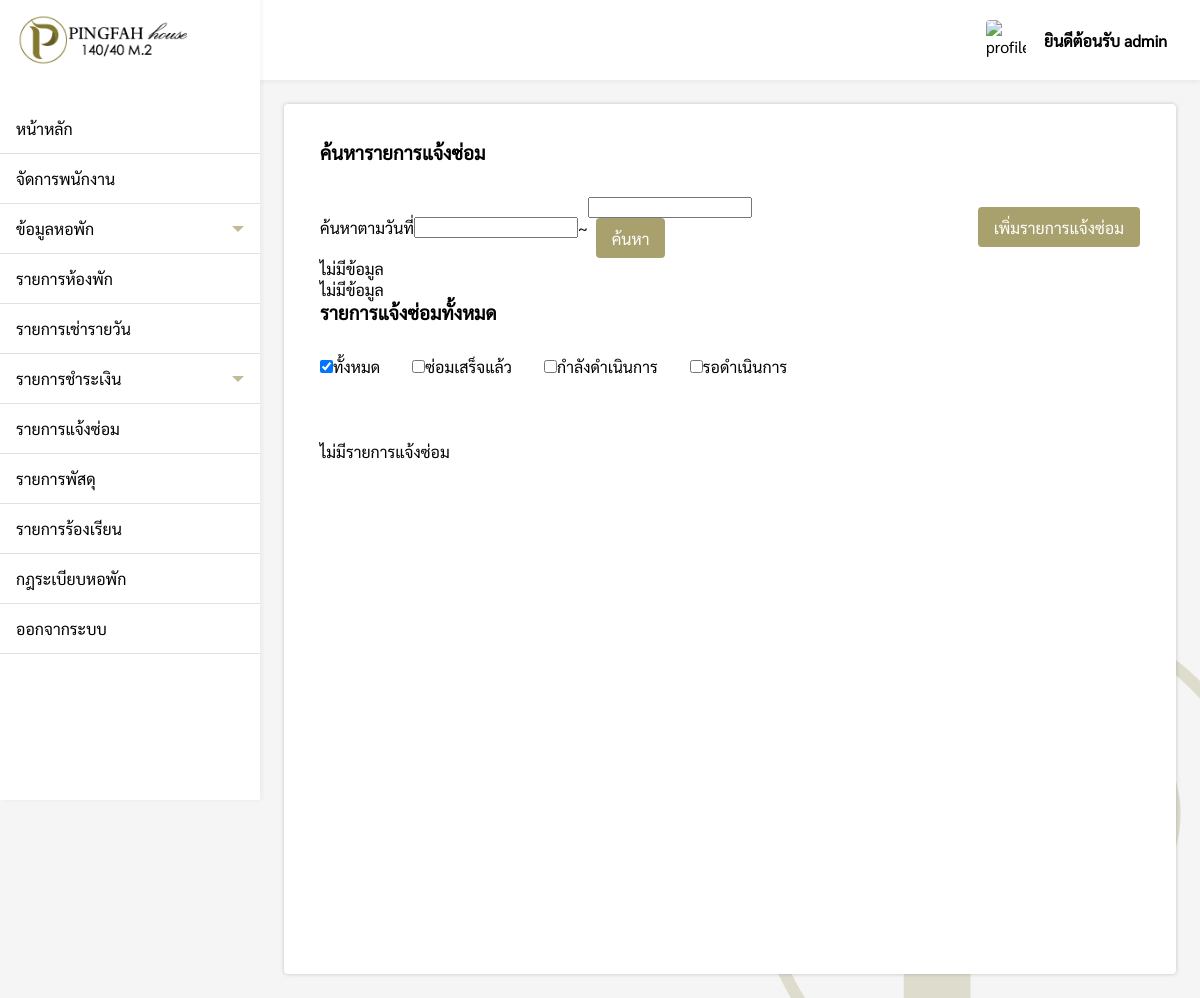
The page /pages/admin/repair/index.php (signed in) on the database as committed earlier.
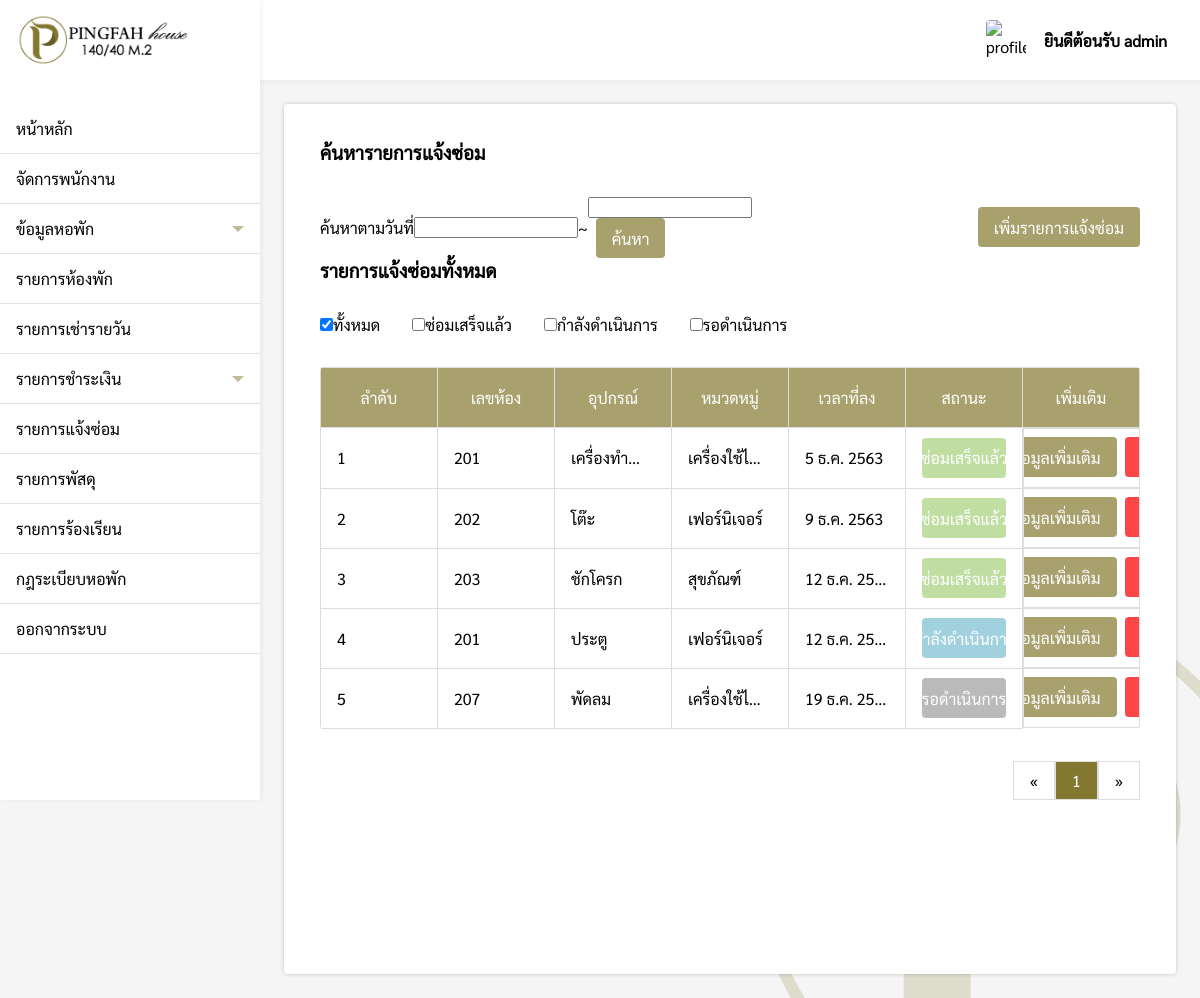
The same page on the database as committed later.
### tables this page shows
CREATE TABLE `repair` (
  `repair_id` int(11) NOT NULL,
  `room_id` varchar(200) NOT NULL,
  `repair_appliance` varchar(200) NOT NULL,
  `repair_category` varchar(200) NOT NULL,
  `repair_detail` varchar(200) NOT NULL,
  `repair_date` varchar(200) NOT NULL,
  `repair_successdate` varchar(200) DEFAULT NULL,
  `repair_status` varchar(200) NOT NULL,
  `repair_income` float(100,2) DEFAULT NULL,
  `repair_expenses` float(100,2) DEFAULT NULL
);

### pages/admin/repair/index.php (the view, shortened to what the changed rows need)
<?php
if($_SESSION['level'] == 'admin'){
    include('../../connection.php');
    include('../../../components/sidebar.php');
    $from = @$_REQUEST['from'];
    $to = @$_REQUEST['to'];
    $check = @$_REQUEST['Status'];
    function DateThai($strDate)
    {
        $strYear = date("Y",strtotime($strDate))+543;
        $strMonth= date("n",strtotime($strDate));
        $strDay= date("j",strtotime($strDate));
        $strMonthCut = Array("","ม.ค.","ก.พ.","มี.ค.","เม.ย.","พ.ค.","มิ.ย.","ก.ค.","ส.ค.","ก.ย.","ต.ค.","พ.ย.","ธ.ค.");
        $strMonthThai=$strMonthCut[$strMonth];
        return "$strDay $strMonthThai $strYear";
    }
    if(isset($from) && isset($to)){
        $query_data = "SELECT repair_category, COUNT(repair_category) as total_cate FROM repair WHERE (repair_date BETWEEN '$from' AND '$to') GROUP BY repair_category";
        $query_data2 = "SELECT repair_status, COUNT(repair_status) as total_cate_status FROM repair WHERE (repair_date BETWEEN '$from' AND '$to') GROUP BY repair_status";
    }else{
        $query_data = "SELECT repair_category, COUNT(repair_category) as total_cate FROM repair GROUP BY repair_category";
        $query_data2 = "SELECT repair_status, COUNT(repair_status) as total_cate_status FROM repair GROUP BY repair_status";
    }
    $result = mysqli_query($conn, $query_data);
    $result2 = mysqli_query($conn, $query_data2);
    $datax = array();
    $datax2 = array();
    foreach ($result as $k) {
        $datax[] = "['".$k['repair_category']."'".", ".$k['total_cate']."]";
    }
    foreach ($result2 as $l) {
        $datax2[] = "['".$l['repair_status']."'".", ".$l['total_cate_status']."]";
    }
    $datax = implode(",", $datax);
    $datax2 = implode(",", $datax2);
?>
<!DOCTYPE html>
<html lang="en">
<head>
    <link rel="stylesheet" href="../../../css/repair.css">
    <link rel="stylesheet" href="../../../css/my-style.css">
</head>
<body>
    <div class="box">
        <div style="padding:24px;">
            <div class="repair-box">
                <div>
                    <div class="card">
                        <div class="sub-grid">
                            <?php
                            if(strlen($datax) != 0){
                            ?>
                            <div id="piechart" class="chart"></div>
                            <?php
                            }else{
                                 echo "<p style='margin:auto;'>ไม่มีข้อมูล</p>";
                            }
                            ?>
                            <?php
                            if(strlen($datax2) != 0){
                            ?>
                            <div id="piechart2" class="chart"></div>
                            <?php
                            }else{
                                 echo "<p style='margin:auto;'>ไม่มีข้อมูล</p>";
                            }
                            ?>
                        </div>
                    </div>
                    <h3>รายการแจ้งซ่อมทั้งหมด</h3>
                    <div style="display:flex;align-items:center;">
                        <div style="padding:32px 16px 32px 0;display:flex;">
                        </div>
                        <div style="padding:32px 16px;display:flex;">
                        </div>
                        <div style="padding:32px 16px;display:flex;">
                        </div>
                        <div style="padding:32px 16px;display:flex;">
                        </div>
                    </div>
                    <?php
                    $perpage = 5;
                    if(isset($_GET['page'])){
                        $page = $_GET['page'];
                    }else{
                        $page = 1;
                    }
                    $start = ($page - 1) * $perpage;
                    $num = $start + 1;
                    if(isset($from) && isset($to) && !isset($check)){
                        $sql = "SELECT * FROM repair WHERE (repair_date BETWEEN '$from' AND '$to') ORDER BY repair_date";
                    }else{
                        $sql = "SELECT * FROM repair ORDER BY repair_date LIMIT {$start} , {$perpage} ";
                    }
                        $result = $conn->query($sql);
                        if ($result->num_rows > 0) {
                ?>
                    <table>
                        <tr>
                            <th>ลำดับ</th>
                            <th>เลขห้อง</th>
                            <th>อุปกรณ์</th>
                            <th>หมวดหมู่</th>
                            <th>เวลาที่ลง</th>
                            <th>สถานะ</th>
                            <th>เพิ่มเติม</th>
                        </tr>
                        <?php while($row = $result->fetch_assoc()){ ?>
                        <tr>
                            <td><?php echo $num; ?></td>
                            <td><?php echo $row['room_id']; ?></td>
                            <td><?php echo $row['repair_appliance']; ?></td>
                            <td><?php echo $row['repair_category']; ?></td>
                            <td><?php echo DateThai($row['repair_date']); ?></td>
                            <td>
                                <?php
                                if($row['repair_status'] == 'รอดำเนินการ'){
                            ?>
                                <div class="pending-status">
                                    <p><?php echo $row['repair_status']; ?></p>
                                </div>
                                <?php
                                }else if($row['repair_status'] == 'กำลังดำเนินการ'){
                            ?>
                                <div class="inprogress-status">
                                    <p><?php echo $row['repair_status']; ?></p>
                                </div>
                                <?php
                                }else if($row['repair_status'] == 'ซ่อมเสร็จแล้ว'){
                            ?>
                                <div class="success-status">
                                    <p><?php echo $row['repair_status']; ?></p>
                                </div>
                                <?php
                                }else{
                                    echo "error!";
                                }
                            ?>
                            </td>
                            <td class="flex-more">
                                <div>
                                    <a href="repairDetail.php?repair_id=<?php echo $row['repair_id'];?>"><button>ดูข้อมูลเพิ่มเติม</button></a>
                                </div>
                                <div>
                                    <button class="del-btn" onclick="repair_del(<?php echo $row['repair_id']; ?>)">ลบ</button>
                                </div>
                            </td>
                        </tr>
                        <?php $num++; } ?>
                    </table>
                    <?php
                    $sql2 = "SELECT * FROM repair";
                    $query2 = mysqli_query($conn, $sql2);
                    $total_record = mysqli_num_rows($query2);
                    $total_page = ceil($total_record / $perpage);
                    ?>
                    <div style="display:flex;justify-content:flex-end">
                        <div class="pagination">
                            <?php
                        if(isset($from) && isset($to) && !isset($check)){
                        ?>
                            <a href="index.php?from=<?php echo $from; ?>&to=<?php echo $to; ?>&page=1">&laquo;</a>
                            <?php for($i=1;$i<=$total_page;$i++){ ?>
                            <a href="index.php?from=<?php echo $from; ?>&to=<?php echo $to; ?>&page=<?php echo $i; ?>"
                                <?php if($page == $i){ echo "style='background-color: rgb(131, 120, 47, 1);color:#fff;'"; }?>><?php echo $i; ?></a>
                            <?php } ?>
                            <a
                                href="index.php?from=<?php echo $from; ?>&to=<?php echo $to; ?>&page=<?php echo $total_page; ?>">&raquo;</a>
                            <?php
                        }else{
                        ?>
                            <a href="index.php?page=1">&laquo;</a>
                            <?php for($i=1;$i<=$total_page;$i++){ ?>
                            <a href="index.php?page=<?php echo $i; ?>"
                                <?php if($page == $i){ echo "style='background-color: rgb(131, 120, 47, 1);color:#fff;'"; }?>><?php echo $i; ?></a>
                            <?php } ?>
                            <a href="index.php?page=<?php echo $total_page; ?>">&raquo;</a>
                            <?php } ?>
                        </div>
                    </div>
                    <?php
                }else{
                    echo "<div style='margin:32px 0'>ไม่มีรายการแจ้งซ่อม</div>";
                }
                ?>
                </div>
            </div>
        </div>
    </div>
</body>
</html>
<?php
}else{
    Header("Location: ../../login.php");
}
?>

Rows that differ between the two databases and show on the page:
added repair: room "201", repair_appliance "เครื่องทำ…", repair_category "เครื่องใช้ไฟ…", repair_date "5 ธ.ค. 2563", repair_status "ซ่อมเสร็จแล้ว"
added repair: room "202", repair_appliance "โต๊ะ", repair_category "เฟอร์นิเจอร์", repair_date "9 ธ.ค. 2563", repair_status "ซ่อมเสร็จแล้ว"
added repair: room "203", repair_appliance "ชักโครก", repair_category "สุขภัณฑ์", repair_date "12 ธ.ค. 25…", repair_status "ซ่อมเสร็จแล้ว"
added repair: room "201", repair_appliance "ประตู", repair_category "เฟอร์นิเจอร์", repair_date "12 ธ.ค. 25…", repair_status "กำลังดำเนินการ"
added repair: room "207", repair_appliance "พัดลม", repair_category "เครื่องใช้ไฟ…", repair_date "19 ธ.ค. 25…", repair_status "รอดำเนินการ"
Other text that changed with them:
text no longer shown: "ไม่มีข้อมูล ไม่มีข้อมูล ไม่มีรายการแจ้งซ่อม"
text now shown: "ลำดับ เลขห้อง อุปกรณ์ หมวดหมู่ เวลาที่ลง สถานะ เพิ่มเติม « »"
new list line: "1"
